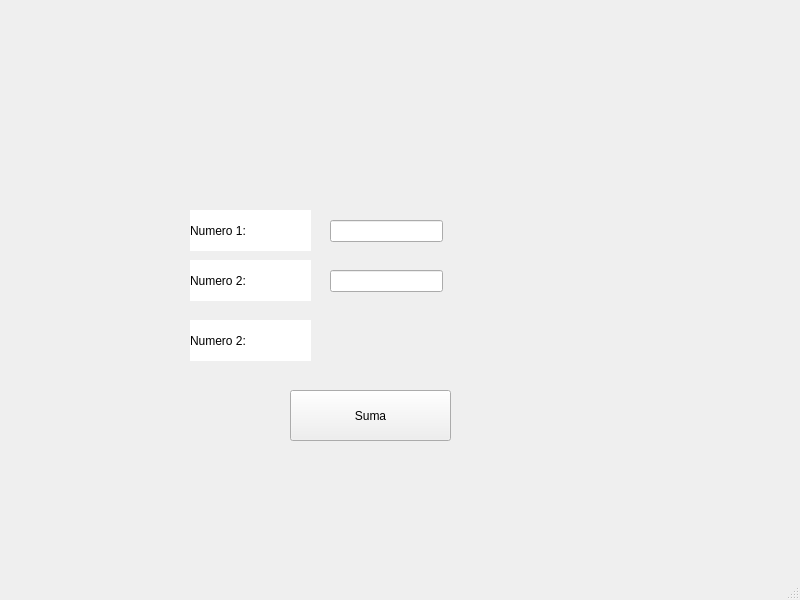
<?xml version="1.0" encoding="UTF-8"?>
<ui version="4.0">
 <class>MainWindow</class>
 <widget class="QMainWindow" name="MainWindow">
  <property name="geometry">
   <rect>
    <x>0</x>
    <y>0</y>
    <width>800</width>
    <height>600</height>
   </rect>
  </property>
  <property name="windowTitle">
   <string>MainWindow</string>
  </property>
  <widget class="QWidget" name="centralwidget">
   <widget class="QLineEdit" name="txt_A">
    <property name="geometry">
     <rect>
      <x>330</x>
      <y>270</y>
      <width>113</width>
      <height>22</height>
     </rect>
    </property>
    <property name="text">
     <string/>
    </property>
   </widget>
   <widget class="QLineEdit" name="txt_B">
    <property name="geometry">
     <rect>
      <x>330</x>
      <y>220</y>
      <width>113</width>
      <height>22</height>
     </rect>
    </property>
   </widget>
   <widget class="QLabel" name="lbl_imagenGatos_2">
    <property name="geometry">
     <rect>
      <x>490</x>
      <y>390</y>
      <width>311</width>
      <height>171</height>
     </rect>
    </property>
    <property name="styleSheet">
     <string notr="true"/>
    </property>
    <property name="text">
     <string/>
    </property>
    <property name="pixmap">
     <pixmap resource="../../Archivos/Recursos.qrc">:/Logos/Archivos/export202502092301563482.png</pixmap>
    </property>
    <property name="scaledContents">
     <bool>true</bool>
    </property>
   </widget>
   <widget class="QLabel" name="label_2">
    <property name="geometry">
     <rect>
      <x>190</x>
      <y>260</y>
      <width>121</width>
      <height>41</height>
     </rect>
    </property>
    <property name="styleSheet">
     <string notr="true">background-color: rgb(255, 255, 255);</string>
    </property>
    <property name="text">
     <string>Numero 2:  </string>
    </property>
   </widget>
   <widget class="QLabel" name="label">
    <property name="geometry">
     <rect>
      <x>190</x>
      <y>210</y>
      <width>121</width>
      <height>41</height>
     </rect>
    </property>
    <property name="styleSheet">
     <string notr="true">background-color: rgb(255, 255, 255);</string>
    </property>
    <property name="text">
     <string>Numero 1: </string>
    </property>
   </widget>
   <widget class="QLabel" name="lbl_imagenUat">
    <property name="geometry">
     <rect>
      <x>0</x>
      <y>10</y>
      <width>331</width>
      <height>121</height>
     </rect>
    </property>
    <property name="styleSheet">
     <string notr="true"/>
    </property>
    <property name="text">
     <string/>
    </property>
    <property name="pixmap">
     <pixmap resource="../../Archivos/Recursos.qrc">:/Logos/Archivos/log_uat_nuevo.png</pixmap>
    </property>
    <property name="scaledContents">
     <bool>true</bool>
    </property>
   </widget>
   <widget class="QPushButton" name="btn_sumar">
    <property name="geometry">
     <rect>
      <x>290</x>
      <y>390</y>
      <width>161</width>
      <height>51</height>
     </rect>
    </property>
    <property name="text">
     <string>Suma</string>
    </property>
   </widget>
   <widget class="QLabel" name="lbl_imagenFi">
    <property name="geometry">
     <rect>
      <x>590</x>
      <y>0</y>
      <width>211</width>
      <height>141</height>
     </rect>
    </property>
    <property name="styleSheet">
     <string notr="true"/>
    </property>
    <property name="text">
     <string/>
    </property>
    <property name="pixmap">
     <pixmap resource="../../Archivos/Recursos.qrc">:/Logos/Archivos/FIT_logo_vertical.png</pixmap>
    </property>
    <property name="scaledContents">
     <bool>true</bool>
    </property>
   </widget>
   <widget class="QLabel" name="label_3">
    <property name="geometry">
     <rect>
      <x>190</x>
      <y>320</y>
      <width>121</width>
      <height>41</height>
     </rect>
    </property>
    <property name="styleSheet">
     <string notr="true">background-color: rgb(255, 255, 255);</string>
    </property>
    <property name="text">
     <string>Numero 2:  </string>
    </property>
   </widget>
  </widget>
  <widget class="QMenuBar" name="menubar">
   <property name="geometry">
    <rect>
     <x>0</x>
     <y>0</y>
     <width>800</width>
     <height>26</height>
    </rect>
   </property>
  </widget>
  <widget class="QStatusBar" name="statusbar"/>
 </widget>
 <resources>
  <include location="../../Archivos/Recursos.qrc"/>
  <include location="../../../../../../Archivos/Recursos.qrc"/>
 </resources>
 <connections/>
</ui>
